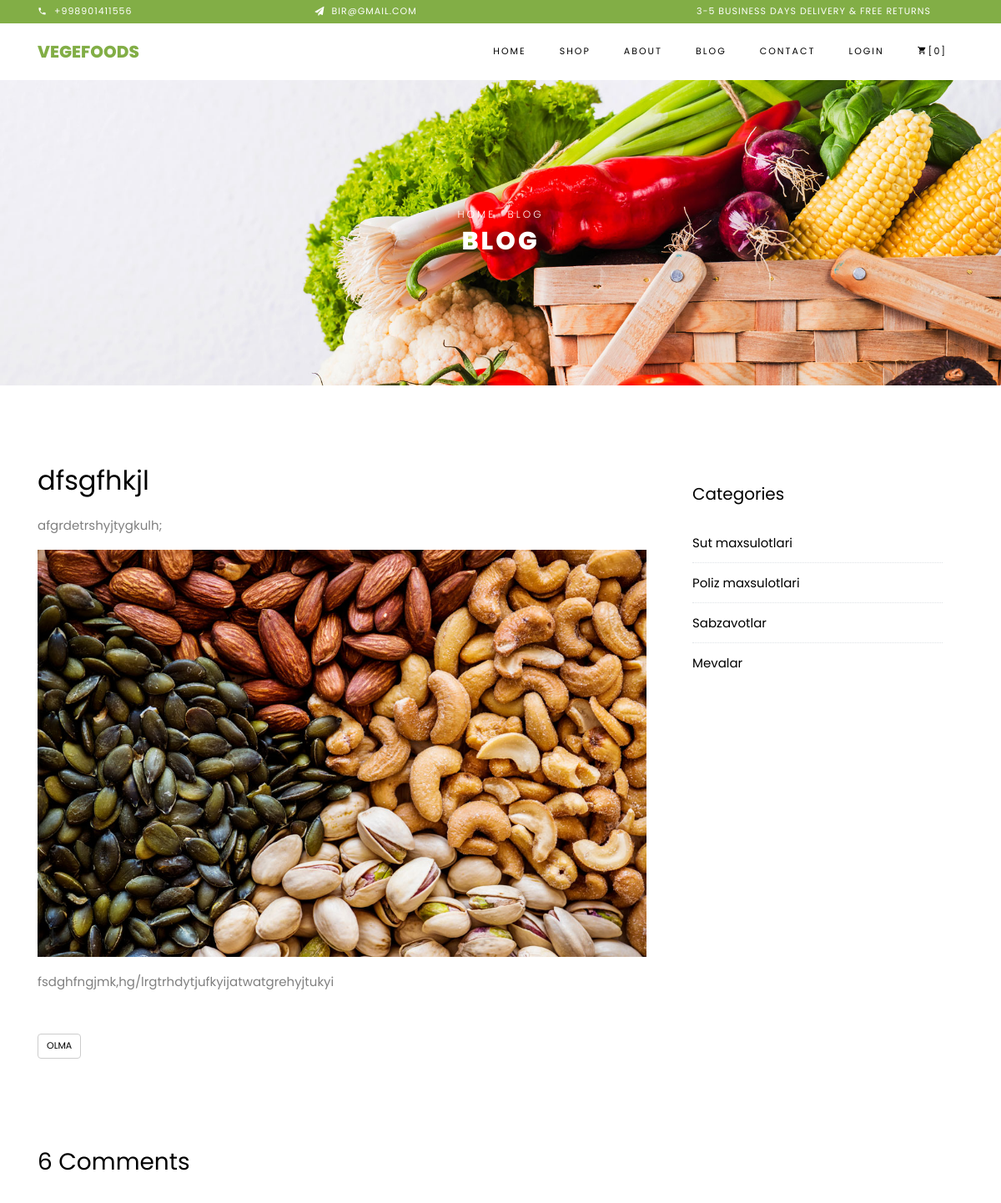
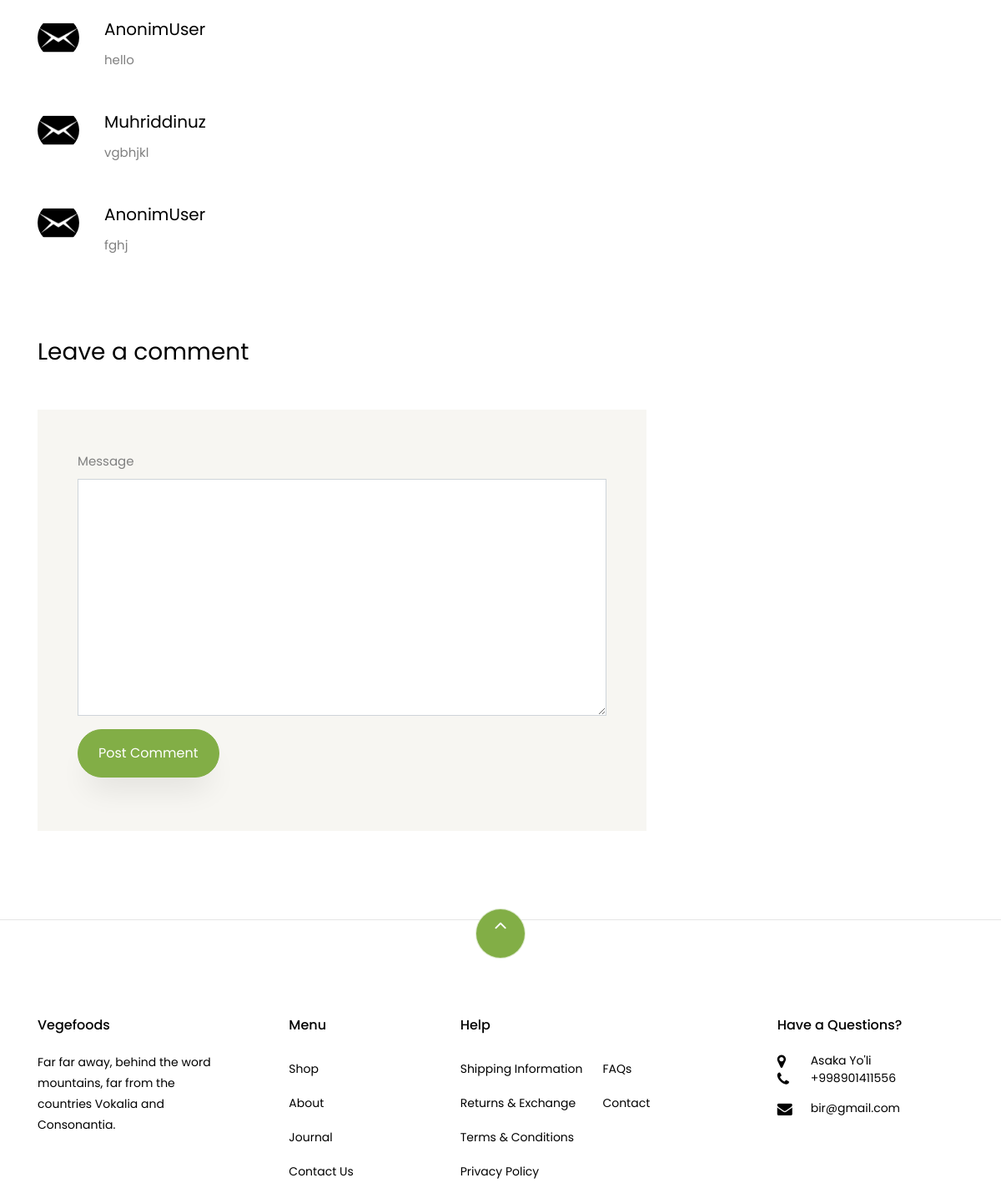
The page /blog-single/2/ on the database its author committed (2 pictures, top to bottom).
### main/models.py (models this page shows, shortened)
class Info(models.Model):
    address = models.CharField(max_length=255)
    phone_number = models.CharField(max_length=15)
    email = models.CharField(max_length=255)
    website = models.CharField(max_length=200)

class Blog(models.Model):
    user = models.ForeignKey(to=User, on_delete=models.CASCADE)
    title = models.CharField(max_length=150)
    text = models.TextField()
    text2 = models.TextField()
    image = models.ImageField(upload_to='blog_images/', null=True, blank=True)
    tag = models.ManyToManyField(to=Tag, blank=True)
    created_at = models.DateTimeField(auto_now=True)

class Tag(models.Model):
    name = models.CharField(max_length=50)

class Comment(models.Model):
    user = models.CharField(max_length=255)
    blog = models.ForeignKey(to=Blog, on_delete=models.CASCADE)
    text = models.TextField()
    creates_at = models.DateTimeField(auto_now=True)

class Category(models.Model):
    images = models.ImageField(upload_to='category_images')
    name = models.CharField(max_length=100)

### main/views.py (the view)
# urls.py: path('blog-single/<int:pk>/',blog_single_view , name='blog_single_url'),
def blog_single_view(request, pk):
    if request.user.is_authenticated:
        user = request.user
        basket = Basket.objects.filter(user_id=user.id).count()
    else:
        basket = 0
    blog = Blog.objects.get(pk=pk)
    context = {
        'basket': basket,
        'blog': blog,
        'recent_blog': Blog.objects.all().order_by('-id')[:5],
        'tag': Tag.objects.all().order_by('-id')[:3],
        'comment':Comment.objects.all().order_by('-id')[:3],
        'category': Category.objects.all().order_by('-id')[:4],
        'tag': Tag.objects.all().order_by('-id')[:7],
        'contact': Info.objects.last()
    }
    return render(request, 'blog-single.html', context)

### main/models.py (called while the page is built)
    def __str__(self):
        return self.username

### template/blog-single.html (shortened to what this page needs)
{% extends 'base.html' %}
{% load static %}
{% block content %}
    <div class="hero-wrap hero-bread" style="background-image: url({% static 'images/bg_1.jpg' %})">
      <div class="container">
        <div class="row no-gutters slider-text align-items-center justify-content-center">
          <div class="col-md-9 ftco-animate text-center">
          	<p class="breadcrumbs"><span class="mr-2"><a href="{% url 'index_url' %}">Home</a></span> <span>Blog</span></p>
            <h1 class="mb-0 bread">Blog</h1>
          </div>
        </div>
      </div>
    </div>
    <section class="ftco-section ftco-degree-bg">
      <div class="container">
        <div class="row">
          <div class="col-lg-8 ftco-animate">
            <h2 class="mb-3">{{ blog.title }}</h2>
            <p>{{ blog.text }}</p>
            <p>
              <img src="{{ blog.image.url }}" alt="" class="img-fluid">
            </p>
            <p>{{ blog.text2 }}</p>
            <div class="tag-widget post-tag-container mb-5 mt-5">
                {% for i in tag %}
              <div class="tagcloud">
                <a href="" class="tag-cloud-link">{{ i.name }}</a>
              </div>
                {% endfor %}
            </div>
            <div class="pt-5 mt-5">
              <h3 class="mb-5">6 Comments</h3>
              <ul class="comment-list">
                {% for i in comment %}
                <li class="comment">
                  <div class="vcard bio">
                    <img src="{% static 'images/person_1.jpg' %}" alt="Image placeholder">
                  </div>
                  <div class="comment-body">
                    <h3>{{ i.user }}</h3>
                    <p>{{ i.text }}</p>
                  </div>
                </li>
                {% endfor %}
              </ul>
              <div class="comment-form-wrap pt-5">
                <h3 class="mb-5">Leave a comment</h3>
                <form action="{% url 'create_comment_url' blog.id %}" method="post" class="p-5 bg-light">
                  <div class="form-group">
                    <label for="message">Message</label>
                    <textarea name="text" id="message" cols="30" rows="10" class="form-control"></textarea>
                  </div>
                  <div class="form-group">
                    <input type="submit" value="Post Comment" class="btn py-3 px-4 btn-primary">
                  </div>
                </form>
              </div>
            </div>
          </div>
          <div class="col-lg-4 sidebar ftco-animate">
            <div class="sidebar-box ftco-animate">
                <h3 class="heading">Categories</h3>
              <ul class="categories">
                  {% for i in category %}
                <li><a href="/shop/?category={{i.name}}">{{ i.name }} </a></li>
                  {% endfor %}
              </ul>
            </div>
          </div>
        </div>
      </div>
    </section>
{% endblock %}

### template/base.html (shortened to what this page needs)
{% load static %}
<!DOCTYPE html>
<html lang="en">
  <head>
    <link rel="stylesheet" href="{% static 'css/open-iconic-bootstrap.min.css' %}">
    <link rel="stylesheet" href="{% static 'css/animate.css' %}">
    <link rel="stylesheet" href="{% static 'css/owl.carousel.min.css' %}">
    <link rel="stylesheet" href="{% static 'css/owl.theme.default.min.css' %}">
    <link rel="stylesheet" href="{% static 'css/magnific-popup.css' %}">
    <link rel="stylesheet" href="{% static 'css/aos.css' %}">
    <link rel="stylesheet" href="{% static 'css/ionicons.min.css' %}">
    <link rel="stylesheet" href="{% static 'css/bootstrap-datepicker.css' %}">
    <link rel="stylesheet" href="{% static 'css/jquery.timepicker.css' %}">
    <link rel="stylesheet" href="{% static 'css/flaticon.css' %}">
    <link rel="stylesheet" href="{% static 'css/icomoon.css' %}">
    <link rel="stylesheet" href="{% static 'css/style.css' %}">
  </head>
  <body class="goto-here">
		<div class="py-1 bg-primary">
    	<div class="container">
    		<div class="row no-gutters d-flex align-items-start align-items-center px-md-0">
	    		<div class="col-lg-12 d-block">
		    		<div class="row d-flex">
		    			<div class="col-md pr-4 d-flex topper align-items-center">
					    	<div class="icon mr-2 d-flex justify-content-center align-items-center"><span class="icon-phone2"></span></div>
						    <span class="text">{{contact.phone_number}}</span>
					    </div>
					    <div class="col-md pr-4 d-flex topper align-items-center">
					    	<div class="icon mr-2 d-flex justify-content-center align-items-center"><span class="icon-paper-plane"></span></div>
						    <span class="text">{{contact.email}}</span>
					    </div>
					    <div class="col-md-5 pr-4 d-flex topper align-items-center text-lg-right">
						    <span class="text">3-5 Business days delivery &amp; Free Returns</span>
					    </div>
				    </div>
			    </div>
		    </div>
		  </div>
    </div>
    <nav class="navbar navbar-expand-lg navbar-dark ftco_navbar bg-dark ftco-navbar-light" id="ftco-navbar">
	    <div class="container">
	      <a class="navbar-brand" href="{% url 'index_url'  %}">Vegefoods</a>
	      <div class="collapse navbar-collapse" id="ftco-nav">
	        <ul class="navbar-nav ml-auto">
	          <li class="nav-item active"><a href="{% url 'index_url' %}" class="nav-link">Home</a></li>
	          <li class="nav-item"><a href="{% url 'shop_url' %}" class="nav-link">Shop</a></li>
	          <li class="nav-item"><a href="{% url 'about_url' %}" class="nav-link">About</a></li>
	          <li class="nav-item"><a href="{% url 'blog_url' %}" class="nav-link">Blog</a></li>
	          <li class="nav-item"><a href="{% url 'contact_url' %}" class="nav-link">Contact</a></li>
                {% if user.is_authenticated %}
                <li class="nav-item"><a href="{% url 'account_url' %}" class="nav-link">Account</a></li>
	          <li class="nav-item cta cta-colored"><a href="{% url 'cart_url' %}" class="nav-link"><span class="icon-shopping_cart"></span>[{{basket}}]</a></li>
                {% else %}
                <li class="nav-item"><a href="{% url 'login_url' %}" class="nav-link">Login</a></li>
	          <li class="nav-item cta cta-colored"><a href="{% url 'cart_url' %}" class="nav-link"><span class="icon-shopping_cart"></span>[0]</a></li>
                {% endif %}
	        </ul>
	      </div>
	    </div>
	  </nav>
{% block content %}
{% endblock %}
    <footer class="ftco-footer ftco-section">
      <div class="container">
      	<div class="row">
      		<div class="mouse">
						<a href="#" class="mouse-icon">
							<div class="mouse-wheel"><span class="ion-ios-arrow-up"></span></div>
						</a>
					</div>
      	</div>
        <div class="row mb-5">
          <div class="col-md">
            <div class="ftco-footer-widget mb-4">
              <h2 class="ftco-heading-2">Vegefoods</h2>
              <p>Far far away, behind the word mountains, far from the countries Vokalia and Consonantia.</p>
            </div>
          </div>
          <div class="col-md">
            <div class="ftco-footer-widget mb-4 ml-md-5">
              <h2 class="ftco-heading-2">Menu</h2>
              <ul class="list-unstyled">
                <li><a href="#" class="py-2 d-block">Shop</a></li>
                <li><a href="#" class="py-2 d-block">About</a></li>
                <li><a href="#" class="py-2 d-block">Journal</a></li>
                <li><a href="#" class="py-2 d-block">Contact Us</a></li>
              </ul>
            </div>
          </div>
          <div class="col-md-4">
             <div class="ftco-footer-widget mb-4">
              <h2 class="ftco-heading-2">Help</h2>
              <div class="d-flex">
	              <ul class="list-unstyled mr-l-5 pr-l-3 mr-4">
	                <li><a href="#" class="py-2 d-block">Shipping Information</a></li>
	                <li><a href="#" class="py-2 d-block">Returns &amp; Exchange</a></li>
	                <li><a href="#" class="py-2 d-block">Terms &amp; Conditions</a></li>
	                <li><a href="#" class="py-2 d-block">Privacy Policy</a></li>
	              </ul>
	              <ul class="list-unstyled">
	                <li><a href="#" class="py-2 d-block">FAQs</a></li>
	                <li><a href="#" class="py-2 d-block">Contact</a></li>
	              </ul>
	            </div>
            </div>
          </div>
          <div class="col-md">
            <div class="ftco-footer-widget mb-4">
            	<h2 class="ftco-heading-2">Have a Questions?</h2>
            	<div class="block-23 mb-3">
	              <ul>
	                <li><span class="icon icon-map-marker"></span><span class="text">{{contact.address}}</span></li>
	                <li><a href="#"><span class="icon icon-phone"></span><span class="text">{{contact.phone_number}}</span></a></li>
	                <li><a href="#"><span class="icon icon-envelope"></span><span class="text">{{contact.email}}</span></a></li>
	              </ul>
	            </div>
            </div>
          </div>
        </div>
      </div>
    </footer>
  </body>
</html>

### static/css/icomoon.css (style rules this page uses)
[class^="icon-"], [class*=" icon-"] { font-family: 'icomoon' !important; speak: none; font-style: normal; font-weight: normal; font-variant: normal; text-transform: none; line-height: 1; -webkit-font-smoothing: antialiased; -moz-osx-font-smoothing: grayscale; }
.icon-map-marker:before { content: "\f041"; }
.icon-phone:before { content: "\f095"; }
.icon-envelope:before { content: "\f0e0"; }
.icon-paper-plane:before { content: "\f1d8"; }
.icon-phone2:before { content: "\e0cd"; }
.icon-shopping_cart:before { content: "\e8cc"; }

### rows shown on the page
Info: phone_number "+998901411556", email "BIR@GMAIL.COM", address "Asaka Yo'li", email "bir@gmail.com"
Blog: title "dfsgfhkjl", text "afgrdetrshyjtygkulh;", image (picture), text2 "fsdghfngjmk,hg/lrgtrhdytjufkyijatwatgrehyjtukyi"
Tag: name "OLMA"
Comment: user "AnonimUser", text "hello"
Comment: user "Muhriddinuz", text "vgbhjkl"
Comment: user "AnonimUser", text "fghj"
Category: name "Sut maxsulotlari"
Category: name "Poliz maxsulotlari"
Category: name "Sabzavotlar"
Category: name "Mevalar"
